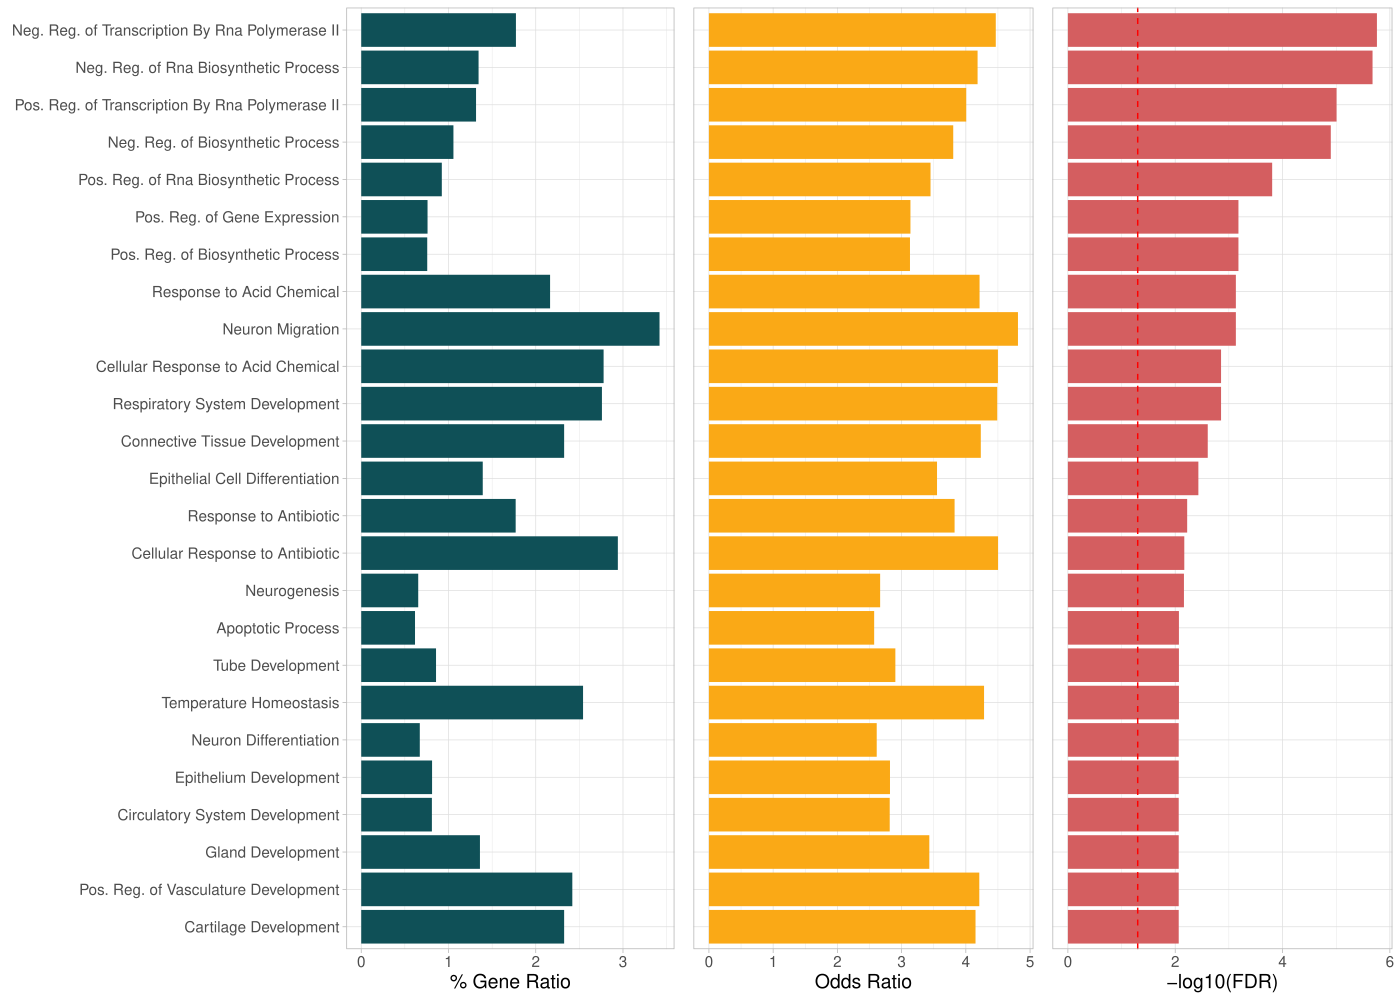

Source code (R):
##################################################
## Project: DexStim Mouse Brain
## Date: 29.11.2021
## Author: Nathalie
##################################################
# GO enrichment plot for manuscript 
# Tcf4 baseline network in PFC

library(readxl)
library(dplyr)
library(stringr)
library(ggpubr)

# 1. GO enrichment for vCA unique DE genes and their diff neighbours

data <- read_xlsx(path = "~/Documents/ownCloud/DexStim_RNAseq_Mouse/manuscript/Figures/Figure IV_GWAS/TCF4/FUMA_baselin Tcf4PFCnetwork_gene2func68958/FUMA Tcf4BaselinePFCnetwork.xlsx",
                  sheet = "GO bp")

data <- arrange(data, desc(`[-log10]`))
data <- data[1:25,]

# remove the "GO_" from GO terms
data$GeneSet <- str_replace_all(data$GeneSet, '^GO_', ' ')
# remove the "_" from GO terms
data$GeneSet <- str_replace_all(data$GeneSet, "_", " ")
# only capitalize first letter per word
data$GeneSet <- str_to_title(data$GeneSet)
# of and to should start with lower case
data$GeneSet <- str_replace_all(data$GeneSet, "Of", "of")
data$GeneSet <- str_replace_all(data$GeneSet, "To", "to")
data$GeneSet <- str_replace_all(data$GeneSet, " In ", " in ")
data$GeneSet <- str_replace_all(data$GeneSet, " Into ", " into ")
# make some terms shorter with abbreviations
data$GeneSet <- str_replace_all(data$GeneSet, "Positive Regulation", "Pos. Reg.")
data$GeneSet <- str_replace_all(data$GeneSet, "Negative Regulation", "Neg. Reg.")
# Ii from "Polymerase II" back to upper case
data$GeneSet <- str_replace_all(data$GeneSet, "Ii", "II")
# GeneSet as factor
data$GeneSet <- factor(data$GeneSet, levels = data$GeneSet)


# bar plot gene ratio
gr <- ggplot(data, aes(x = GeneSet, y = `Genes ratio`) ) +
  geom_bar(position =  position_dodge2(reverse=TRUE), stat="identity", fill = "#0F5057") +
  scale_fill_manual() +
  theme_light() +
  coord_flip() +
  scale_x_discrete(limits = rev) +
  theme(text = element_text(size= 14)) +
  ylab("% Gene Ratio") +
  labs(x = NULL)

# bar plot odds ratio
or <- ggplot(data, aes(x = GeneSet, y = `OR[log2(a*d)-log2(b*c)]`) ) +
  geom_bar(position =  position_dodge2(reverse=TRUE), stat="identity", fill = "#FAA916") +
  scale_fill_manual() +
  theme_light() +
  coord_flip() +
  scale_x_discrete(limits = rev) +
  theme(text = element_text(size= 14)) +
  ylab("Odds Ratio") +
  labs(x = NULL)

# barplot fdr p-value
fdr <- ggplot(data, aes(x = GeneSet, y = `[-log10]`) ) +
  geom_bar(position =  position_dodge2(reverse=TRUE), stat="identity", fill = "#D45E60") +
  geom_hline(yintercept = -log10(0.05),linetype="dashed", color = "red") + 
  theme_light() +
  coord_flip() +
  scale_x_discrete(limits = rev) +
  theme(text = element_text(size= 14)) +
  ylab("-log10(FDR)") +
  labs(x = NULL)

# combined barplot
comb <- ggarrange(gr, 
                  or + 
                    theme(axis.text.y = element_blank(),
                          axis.ticks.y = element_blank(),
                          axis.title.y = element_blank() ),
                  fdr + 
                    theme(axis.text.y = element_blank(),
                          axis.ticks.y = element_blank(),
                          axis.title.y = element_blank() ), 
                  nrow = 1,
                  widths = c(1.9,1,1))

ggexport(comb, filename = "05_FigureIV_Bbase.pdf", width = 14, height = 10)
